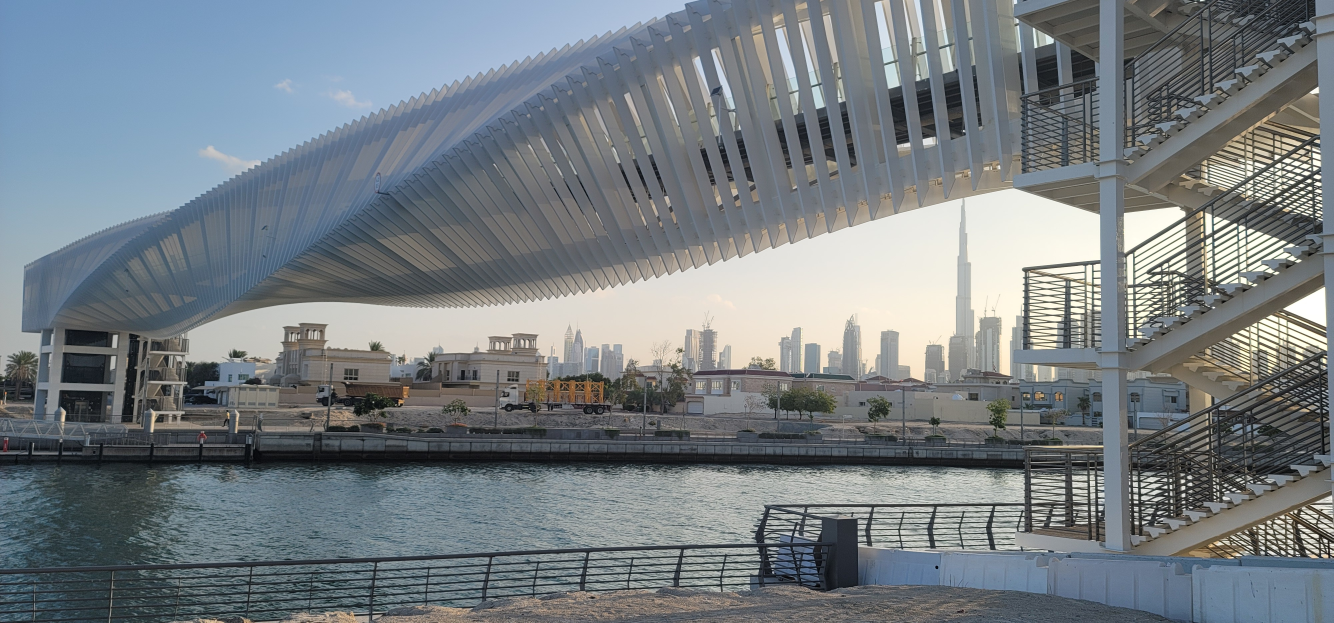
#> input picture images/dubaiBridge.jpg, 4000 x 1868 px, found by its file name (shown at 1/3 size)
$ jupyter execute CoherentDefocus.ipynb   (shell and % lines are left out)
#> lines starting #> are read from the running program, lines starting #| are printed output that depends on the picture
<a href="https://colab.research.google.com/github/djbradyAtOpticalSciencesArizona/computationalImaging/blob/master/waves/CoherentDefocus.ipynb" target="_parent"></a>

# Defocus in Coherent Imaging Systems
## David Brady
## University of Arizona
## July 2023

This note book analyzes 3D scenes captured with with defocus in coherent imaging.

## libraries

[cell 1]
import numpy as np
import matplotlib as mpl
import matplotlib.pyplot as plt
import cv2
from skimage import io
plt.rcParams['figure.figsize'] = [20, 20]
plt.rcParams.update({'font.size': 22})
from google.colab import files
from scipy.special import jn, jn_zeros

## Defocus Impulse response and transfer function

In a defocus plane, the the inpulse response of coherent focal imaging system may be modeled as
\begin{equation}
   h(x'',y'',x_r,y_r)=|M|
e^{i\pi {{{x_r}^2+{y_r}^2}\over
    {\lambda |M| d_i}}}h_r(x''-x_r,y''-y_r)
 \end{equation}
where
\begin{equation}
 h_r(x,y)= {1\over \lambda^2 d_i^2}\int\int e^{i\pi \frac{\theta_z}{\lambda} (x'^2+y'^2)}
P(x',y')e^{-i{2\pi\over \lambda d_i} \left (x'x +y'y\right
  )}dx'dy'
\end{equation}
and $\theta_z=\frac{1}{z_1}+\frac{1}{z_2}-\frac{1}{F}$.

To simpliify the following analysis, we assume that $M$ is sufficiently large that the quadratic phase term may be neglected.

We represent $x'$ and $y'$ the Fourier space of the image as $x'=u\lambda F$ such that
 \begin{equation}
 h_r(x,y)= {1\over \lambda^2 d_i^2}\int\int e^{i\pi \theta_z \lambda F^2(u^2+v^2)}
P(u\lambda F, v\lambda F)e^{-i2\pi \left (ux +vy\right
  )}dudv
\end{equation}
Since $P(u\lambda F, v\lambda F)$ is a disk of radius $\frac{1}{\lambda f/\#}$ as a function of $u$, we represent $u$ and $v$ in units of $\frac{1}{\lambda f/\#}$
 With these units in mind, the defocus phase can be expressed
$$\pi \frac{A^2\theta_z}{\lambda }  \lbrack (\lambda f/\#)^2(u^2+v^2)\rbrack = \frac{2\pi}{\lambda} w_{20}  \lbrack (\lambda f/\#)^2(u^2+v^2)\rbrack$$
where $w_{20}=\frac{A^2\theta_z}{2}$ is the defocus aberration.

In simulations below $w_{20}$ is in units of $\lambda$.

The shift in the image or object plane as a function of $w_{20}$ is
$$\Delta z_o=\frac{2w_{20} z_o^2}{A^2}$$
 in object space (depth of field) or
 $$\Delta z_i=\frac{2w_{20} z_i^2}{A^2}$$
 in image space (depth of focus). In terms of magnification M, $\Delta z_i=M^2\Delta z_o$. Note  $\frac{z_i}{A}= f/\#$, so the depth of focus is $2w_{20}(f/\#)^2$.

[cell 2]
def jinc(x):
  # impulse response
  ji=2*jn(1,np.pi*(x+10**(-8)))/(np.pi*(x+10**(-8)))
  return ji
def pupil(x):
  p=1-np.heaviside(np.abs(x)-.5,0)
  return p

## Impulse response as a function of defocus

### Unaberrated PSF

[cell 3]
#  spatial units are lambda f/#, spatial frequency in units of 1/lambda f/#, defocus in lambda
plt.figure(figsize=(20,10))
X=32
N=1024
side = np.linspace(-X, X, N)
dx=side[2]-side[1]
u = np.arange(-np.int16(N/2),np.int16(N/2))/(N*dx)
x, y = np.meshgrid(side, side)
U, V= np.meshgrid(u,u)
H = pupil(np.sqrt(U**2+V**2))
h=np.fft.fftshift(np.fft.fft2(np.fft.fftshift(H)))
hpeak=np.max(np.abs(h))
plt.subplot(1,2,1)
plt.imshow(np.abs(h),extent=[-X,X,-X,X])
plt.subplot(1,2,2)
plt.plot(side,np.real(h[:,np.int16(N/2)])/hpeak,side,jinc(side))
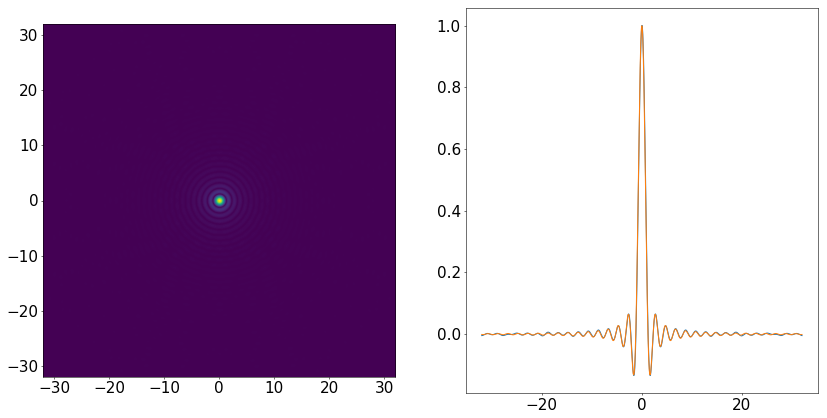
#> figure drawn by matplotlib, 2 panels; panel 2: curve peaks at x = 0.0313, y = 1; panel 2: curve peaks at x = -0.0313, y = 0.999

### PSF as a function of defocus

2 waves.

[cell 4]
#  spatial units are lambda f/#, spatial frequency in units of 1/lambda f/#, defocus is in wavelengths.
plt.figure(figsize=(20,10))
X=32
N=1024
w20=2
side = np.linspace(-X, X, N)
dx=side[2]-side[1]
u = np.arange(-np.int16(N/2),np.int16(N/2))/(N*dx)
x, y = np.meshgrid(side, side)
U, V= np.meshgrid(u,u)
H = np.exp(2*np.pi*1j*w20*(U**2+V**2))*pupil(np.sqrt(U**2+V**2))
h=np.fft.fftshift(np.fft.fft2(np.fft.fftshift(H)))
plt.subplot(1,2,1)
plt.imshow(np.abs(h),extent=[-X,X,-X,X])
plt.subplot(1,2,2)
plt.plot(side,np.real(h[:,np.int16(N/2)])/hpeak,'r',side,np.imag(h[:,np.int16(N/2)])/hpeak,'b',side,np.abs(h[:,np.int16(N/2)])/hpeak,'k')
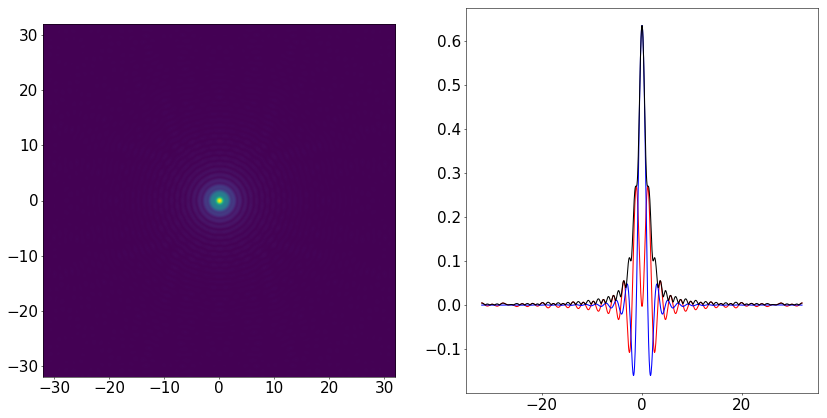
#> figure drawn by matplotlib, 2 panels; panel 2: curve peaks at x = -1.09, y = 0.269; panel 2: curve peaks at x = 0.0313, y = 0.635; panel 2: curve peaks at x = 0.0313, y = 0.635

### various amounts of defocus

[cell 5]
# all spatial units are lambda f/#, spatial frequency in units of 1/lambda f/#
plt.figure(figsize=(30,20))
X=32
N=1024
side = np.linspace(-X, X, N)
dx=side[2]-side[1]
u = np.arange(-np.int16(N/2),np.int16(N/2))/(N*dx)
x, y = np.meshgrid(side, side)
U, V= np.meshgrid(u,u)
plt.subplot(3,2,1)
w20=0
H = np.exp(2*np.pi*1j*w20*(U**2+V**2))*pupil(np.sqrt(U**2+V**2))
h=np.fft.fftshift(np.fft.fft2(np.fft.fftshift(H)))
plt.plot(side,np.real(h[:,np.int16(N/2)])/hpeak,'r',side,np.imag(h[:,np.int16(N/2)])/hpeak,'b',side,np.abs(h[:,np.int16(N/2)])/hpeak,'k')
plt.xlabel('in focus')
plt.subplot(3,2,2)
w20=1
H = np.exp(2*np.pi*1j*w20*(U**2+V**2))*pupil(np.sqrt(U**2+V**2))
h=np.fft.fftshift(np.fft.fft2(np.fft.fftshift(H)))
plt.plot(side,np.real(h[:,np.int16(N/2)])/hpeak,'r',side,np.imag(h[:,np.int16(N/2)])/hpeak,'b',side,np.abs(h[:,np.int16(N/2)])/hpeak,'k')
plt.xlabel('1 wave defocus')
plt.subplot(3,2,3)
w20=2
H = np.exp(2*np.pi*1j*w20*(U**2+V**2))*pupil(np.sqrt(U**2+V**2))
h=np.fft.fftshift(np.fft.fft2(np.fft.fftshift(H)))
plt.plot(side,np.real(h[:,np.int16(N/2)])/hpeak,'r',side,np.imag(h[:,np.int16(N/2)])/hpeak,'b',side,np.abs(h[:,np.int16(N/2)])/hpeak,'k')
plt.xlabel('2 wave defocus')
plt.subplot(3,2,4)
w20=5
H = np.exp(2*np.pi*1j*w20*(U**2+V**2))*pupil(np.sqrt(U**2+V**2))
h=np.fft.fftshift(np.fft.fft2(np.fft.fftshift(H)))
plt.plot(side,np.real(h[:,np.int16(N/2)])/hpeak,'r',side,np.imag(h[:,np.int16(N/2)])/hpeak,'b',side,np.abs(h[:,np.int16(N/2)])/hpeak,'k')
plt.xlabel('5 waves defocus')
plt.subplot(3,2,5)
w20=10
H = np.exp(2*np.pi*1j*w20*(U**2+V**2))*pupil(np.sqrt(U**2+V**2))
h=np.fft.fftshift(np.fft.fft2(np.fft.fftshift(H)))
plt.plot(side,np.real(h[:,np.int16(N/2)])/hpeak,'r',side,np.imag(h[:,np.int16(N/2)])/hpeak,'b',side,np.abs(h[:,np.int16(N/2)])/hpeak,'k')
plt.xlabel('10 wave defocus')
plt.subplot(3,2,6)
w20=20
H = np.exp(2*np.pi*1j*w20*(U**2+V**2))*pupil(np.sqrt(U**2+V**2))
h=np.fft.fftshift(np.fft.fft2(np.fft.fftshift(H)))
plt.plot(side,np.real(h[:,np.int16(N/2)])/hpeak,'r',side,np.imag(h[:,np.int16(N/2)])/hpeak,'b',side,np.abs(h[:,np.int16(N/2)])/hpeak,'k')
plt.xlabel('20 wave defocus')
plt.savefig('coherentDefocusPSF.pdf')
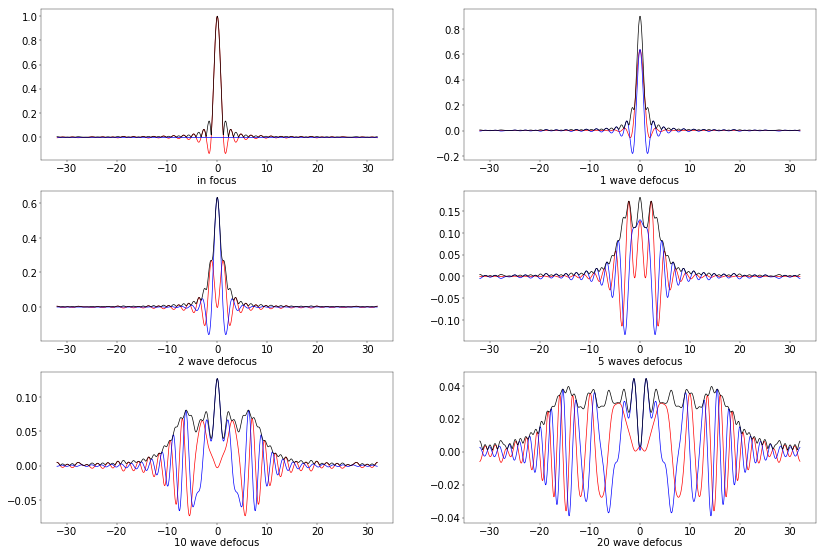
#> figure drawn by matplotlib, 6 panels; panel 1: curve peaks at x = 0.0313, y = 1; panel 1: curve peaks at x = 0.0313, y = 1; panel 2: curve peaks at x = 0.0313, y = 0.635; panel 2: curve peaks at x = 0.0313, y = 0.638
files.download('coherentDefocusPSF.pdf')

## Image transformations

here we assume that the object ranges from -64 $\lambda$ f/# to 64 $\lambda$ f/# and the sampling period is $\frac{\lambda f/\#}{4}$. Writing the signal as
$$f(x)=\cos (2\pi \alpha x^2)$$
we set we set $\alpha= \frac{1}{128(\lambda f/\#)^2}$, which means that at the edge of the field, the spatial frequency is approximately $\frac{0.5}{\lambda f/\#}$

[cell 6]
plt.rcParams['figure.figsize'] = [30, 20]
X=64
N=1024
side = np.linspace(-X, X, N)
dx=side[2]-side[1]
u = np.arange(-np.int16(N),np.int16(N))/(2*N*dx)
x, y = np.meshgrid(side, side)
U, V= np.meshgrid(u,u)
alpha=1./128.
Z = np.cos(2*np.pi*alpha*x**2)
fig, [[ax1, ax2, ax3], [ax4, ax5, ax6]] = plt.subplots(2,3)
# one wave defocus
w20=1
zz=np.zeros((2*N,2*N))
zz[np.int16(N/2):np.int16(3*N/2),np.int16(N/2):np.int16(3*N/2)]=Z
zzft=np.fft.fftshift(np.fft.fft2(zz))
zzftFiltered=zzft*pupil(np.sqrt(U**2+V**2))*np.exp(2*np.pi*1j*w20*(U**2+V**2))
zzFiltered=np.abs(np.fft.ifft2(np.fft.ifftshift(zzftFiltered)))[np.int16(N/2-50):np.int16(3*N/2+50),np.int16(N/2-50):np.int16(3*N/2+50)]**2
ax1.imshow(zzFiltered, cmap='gray', extent=[-64,64,-64,64], aspect='equal')
ax1.set_title('one wave')
# 2 wave defocus
w20=5
zz=np.zeros((2*N,2*N))
zz[np.int16(N/2):np.int16(3*N/2),np.int16(N/2):np.int16(3*N/2)]=Z
zzft=np.fft.fftshift(np.fft.fft2(zz))
zzftFiltered=zzft*pupil(np.sqrt(U**2+V**2))*np.exp(2*np.pi*1j*w20*(U**2+V**2))
zzFiltered=np.abs(np.fft.ifft2(np.fft.ifftshift(zzftFiltered)))[np.int16(N/2-50):np.int16(3*N/2+50),np.int16(N/2-50):np.int16(3*N/2+50)]**2
ax2.imshow(zzFiltered, cmap='gray', extent=[-64,64,-64,64], aspect='equal')
ax2.set_title('five waves')
# 10 wave defocus
w20=10
zz=np.zeros((2*N,2*N))
zz[np.int16(N/2):np.int16(3*N/2),np.int16(N/2):np.int16(3*N/2)]=Z
zzft=np.fft.fftshift(np.fft.fft2(zz))
zzftFiltered=zzft*pupil(np.sqrt(U**2+V**2))*np.exp(2*np.pi*1j*w20*(U**2+V**2))
zzFiltered=np.abs(np.fft.ifft2(np.fft.ifftshift(zzftFiltered)))[np.int16(N/2-50):np.int16(3*N/2+50),np.int16(N/2-50):np.int16(3*N/2+50)]**2
ax3.imshow(zzFiltered, cmap='gray', extent=[-64,64,-64,64], aspect='equal')
ax3.set_title('ten waves')
# different object
Z=np.zeros((N,N))
Z[np.int16(N/4):np.int16(3*N/4),np.int16(N/4):np.int16(3*N/4)]=1
# one wave defocus
w20=1
zz=np.zeros((2*N,2*N))
zz[np.int16(N/2):np.int16(3*N/2),np.int16(N/2):np.int16(3*N/2)]=Z
zzft=np.fft.fftshift(np.fft.fft2(zz))
zzftFiltered=zzft*pupil(np.sqrt(U**2+V**2))*np.exp(2*np.pi*1j*w20*(U**2+V**2))
zzFiltered=np.abs(np.fft.ifft2(np.fft.ifftshift(zzftFiltered)))[np.int16(N/2):np.int16(3*N/2),np.int16(N/2):np.int16(3*N/2)]**2
ax4.imshow(zzFiltered, cmap='gray', extent=[-64,64,-64,64], aspect='equal')
ax4.set_title('one wave')
# 2 wave defocus
w20=5
zz=np.zeros((2*N,2*N))
zz[np.int16(N/2):np.int16(3*N/2),np.int16(N/2):np.int16(3*N/2)]=Z
zzft=np.fft.fftshift(np.fft.fft2(zz))
zzftFiltered=zzft*pupil(np.sqrt(U**2+V**2))*np.exp(2*np.pi*1j*w20*(U**2+V**2))
zzFiltered=np.abs(np.fft.ifft2(np.fft.ifftshift(zzftFiltered)))[np.int16(N/2):np.int16(3*N/2),np.int16(N/2):np.int16(3*N/2)]**2
ax5.imshow(zzFiltered, cmap='gray', extent=[-64,64,-64,64], aspect='equal')
ax5.set_title('five waves')
# 10 wave defocus
w20=10
zz=np.zeros((2*N,2*N))
zz[np.int16(N/2):np.int16(3*N/2),np.int16(N/2):np.int16(3*N/2)]=Z
zzft=np.fft.fftshift(np.fft.fft2(zz))
zzftFiltered=zzft*pupil(np.sqrt(U**2+V**2))*np.exp(2*np.pi*1j*w20*(U**2+V**2))
zzFiltered=np.abs(np.fft.ifft2(np.fft.ifftshift(zzftFiltered)))[np.int16(N/2):np.int16(3*N/2),np.int16(N/2):np.int16(3*N/2)]**2
ax6.imshow(zzFiltered, cmap='gray', extent=[-64,64,-64,64], aspect='equal')
ax6.set_title('ten waves')
plt.savefig('defocusChirp.pdf')
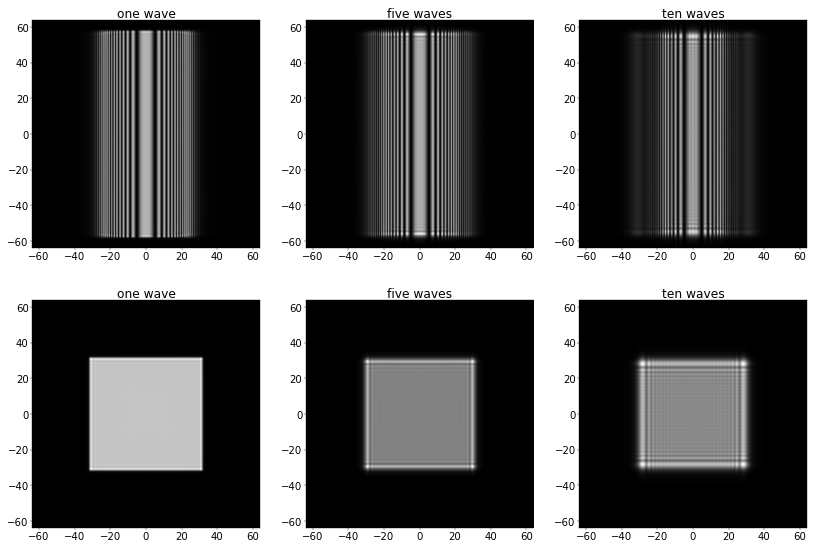
#> figure drawn by matplotlib, 6 panels
files.download('defocusChirp.pdf')

### Diffuse object

[cell 7]
pop=io.imread('dubaiBridge.jpg',as_gray=True)
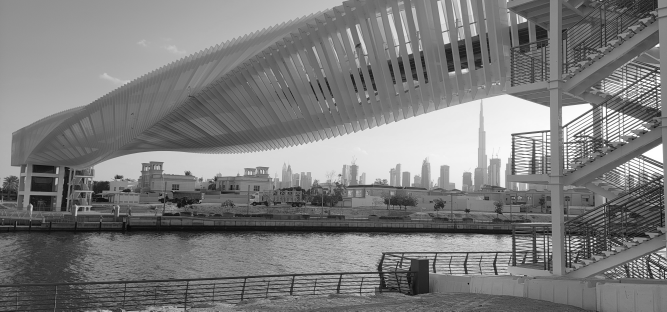
#> pop: shape (1868, 4000) float64 (shown at 1/6 size); min 0, max 1, mean 0.49
pop=pop[:,0:1868]
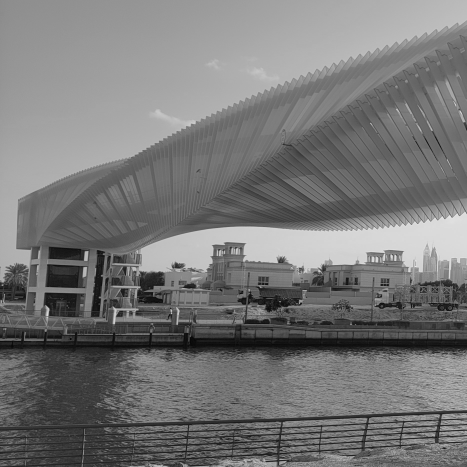
#> pop: shape (1868, 1868) float64 (shown at 1/4 size); min 0, max 0.982, mean 0.467
pop=cv2.resize(pop,(512,512))
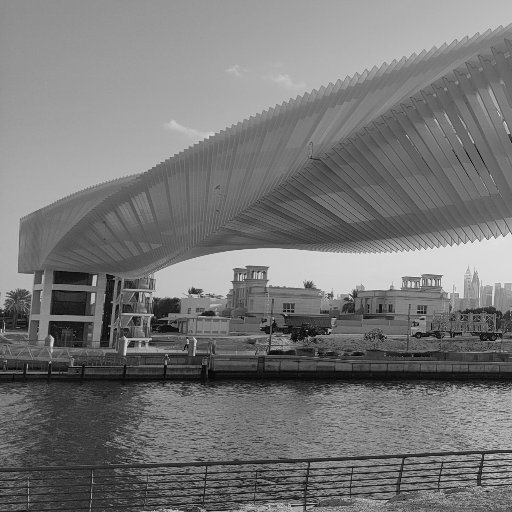
#> pop: shape (512, 512) float64; min 0.00602, max 0.934, mean 0.467
pop=pop-np.mean(pop)

[cell 8]
fig, [[ax1, ax2, ax3], [ax4, ax5, ax6]] = plt.subplots(2,3)
plt.rcParams['figure.figsize'] = [20, 10]
X=256
N=512
side = np.linspace(-X, X, N)
dx=side[2]-side[1]
u = np.arange(-np.int16(N),np.int16(N))/(2*N*dx)
x, y = np.meshgrid(side, side)
U, V= np.meshgrid(u,u)
Z = pop*np.exp(2*1j*np.pi*np.random.random(size=(N,N)))
# in focus wave
w20=0
zz=np.zeros((1024,1024)).astype('complex128')
zz[256:768,256:768]=Z
zzft=np.fft.fftshift(np.fft.fft2(zz))
zzftFiltered=zzft*pupil(np.sqrt(U**2+V**2))*np.exp(2*np.pi*1j*w20*(U**2+V**2))
zzFiltered=np.abs(np.fft.ifft2(np.fft.ifftshift(zzftFiltered)))[256:768,256:768]
ax1.imshow(zzFiltered, cmap='gray', extent=[-X,X,-X,X], aspect='equal')
ax4.imshow(zzFiltered[200:300,200:300], cmap='gray', extent=[-50*dx,50*dx,-50*dx,50*dx], aspect='equal')
ax1.set_title('in focus')
# 5 waves
w20=5
zzftFiltered=zzft*pupil(np.sqrt(U**2+V**2))*np.exp(2*np.pi*1j*w20*(U**2+V**2))
zzFiltered=np.abs(np.fft.ifft2(np.fft.ifftshift(zzftFiltered)))[256:768,256:768]
ax2.imshow(zzFiltered, cmap='gray', extent=[-X,X,-X,X], aspect='equal')
ax5.imshow(zzFiltered[200:300,200:300], cmap='gray', extent=[-50*dx,50*dx,-50*dx,50*dx], aspect='equal')
ax2.set_title('5 waves defocus')
# ten waves
w20=10
zzftFiltered=zzft*pupil(np.sqrt(U**2+V**2))*np.exp(2*np.pi*1j*w20*(U**2+V**2))
zzFiltered=np.abs(np.fft.ifft2(np.fft.ifftshift(zzftFiltered)))[256:768,256:768]
ax3.imshow(zzFiltered, cmap='gray', extent=[-X,X,-X,X], aspect='equal')
ax6.imshow(zzFiltered[200:300,200:300], cmap='gray', extent=[-50*dx,50*dx,-50*dx,50*dx], aspect='equal')
ax3.set_title('10 waves defocus')
plt.savefig('defocusSpeckle.pdf')
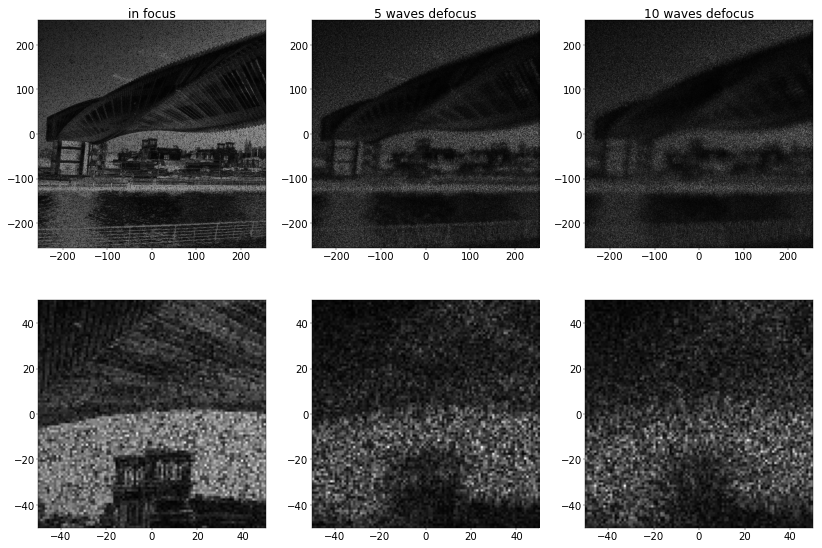
#> figure drawn by matplotlib, 6 panels
files.download('defocusSpeckle.pdf')

$ run again, with images/A.png saved as images/dubaiBridge.jpg
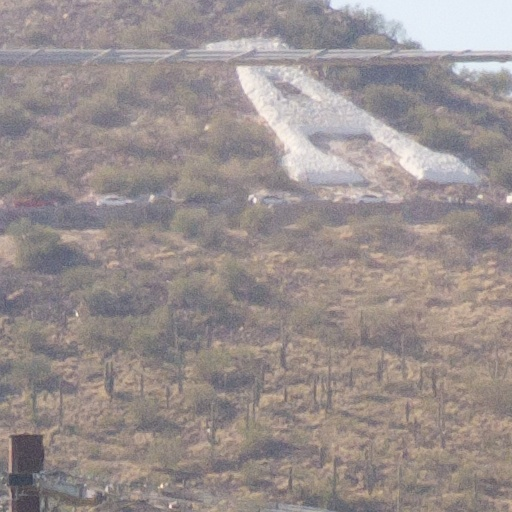
#> input picture images/A.png, 512 x 512 px, found by its file name
#> `pop=pop-np.mean(pop)`:
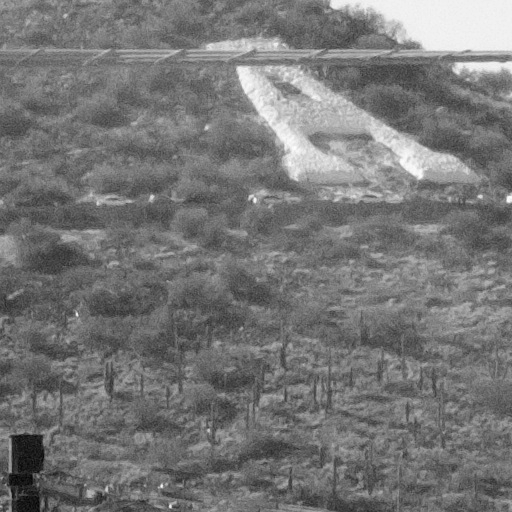
#> pop: shape (512, 512) float64; min -0.347, max 0.399, mean -1.3e-18; drawn with min black and max white
